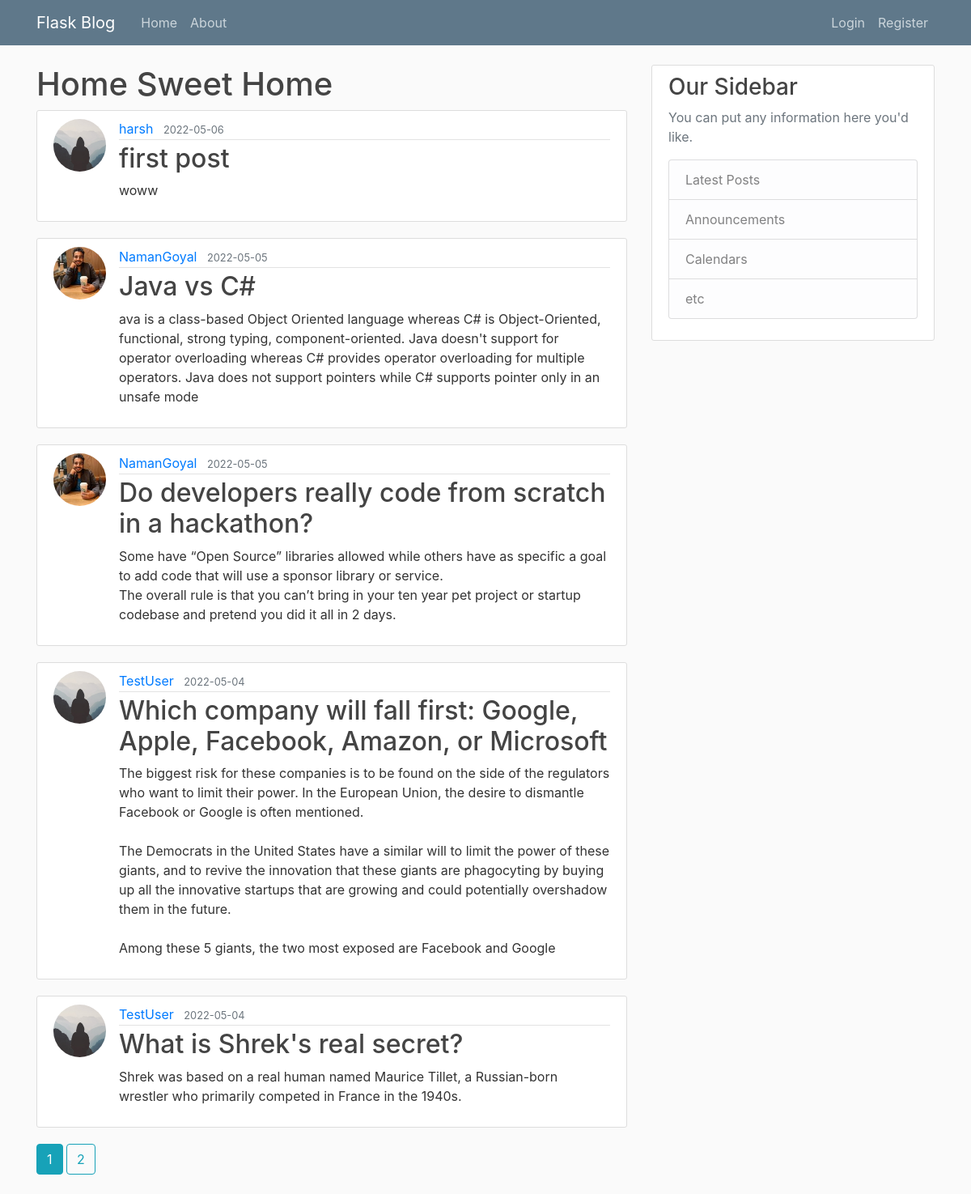
The page /home on the database its author committed.
### flaskblog/models.py (models this page shows, shortened)
class Post(db.Model):
    id = db.Column(db.Integer, primary_key=True)
    title = db.Column(db.String(100), nullable=False)
    date_posted = db.Column(db.DateTime, nullable=False, default=datetime.utcnow)
    content = db.Column(db.Text, nullable=False)
    user_id = db.Column(db.Integer, db.ForeignKey('user.id'), nullable=False)

class User(db.Model,UserMixin):
    id = db.Column(db.Integer,primary_key = True)
    username = db.Column(db.String(20),unique = True, nullable = False)
    email = db.Column(db.String(120),unique = True, nullable = False)
    image_file = db.Column(db.String(20),nullable = False, default = 'default.jpg')
    password = db.Column(db.String(60),nullable = False)
    posts = db.relationship('Post',backref='author',lazy = True)

### flaskblog/main/routes.py (the view)
@main.route("/")
@main.route("/home")
def home():
    page = request.args.get('page',default = 1, type = int)
    posts = Post.query.order_by(Post.date_posted.desc()).paginate(page = page,per_page = 5)
    return render_template('home.html',posts = posts)

### flaskblog/templates/home.html
{% extends "layout.html" %}
{% block content %}
    <h1>Home Sweet Home</h1>
    {% for post in posts.items %}
    <article class="media content-section">
      <img class ="rounded-circle article-img" src="{{url_for('static',filename='profile_pics/'+ post.author.image_file)}}">
        <div class="media-body">
          <div class="article-metadata">
            <a class="mr-2" href="{{ url_for('users.user_posts', username = post.author.username) }}">{{ post.author.username }}</a>
            <small class="text-muted">{{ post.date_posted.strftime('%Y-%m-%d') }}</small>
          </div>
          <h2><a class="article-title" href="{{url_for('posts.post',post_id = post.id)}}">{{ post.title }}</a></h2>
          <p class="article-content">{{ post.content }}</p>
        </div>
      </article>
      {% endfor %}
      {% for page_num in posts.iter_pages(left_edge=1, right_edge=1, left_current=1, right_current=2) %}
        {% if page_num %}
          {% if posts.page == page_num %}
            <a class="btn btn-info mb-4" href="{{ url_for('main.home', page=page_num) }}">{{ page_num }}</a>
          {% else %}
            <a class="btn btn-outline-info mb-4" href="{{ url_for('main.home', page=page_num) }}">{{ page_num }}</a>
          {% endif %}
        {% else %}
          ...
        {% endif %}
      {% endfor %}
  {% endblock content %}

### flaskblog/templates/layout.html (shortened to what this page needs)
<!DOCTYPE html>
<html lang="en">
<head>
    <link rel="stylesheet" href="https://cdn.jsdelivr.net/npm/bootstrap@4.3.1/dist/css/bootstrap.min.css">
    <link rel="stylesheet" type = "text/css" href=" {{url_for('static',filename='main.css')}}">
</head>
<body>
    <header class="site-header">
        <nav class="navbar navbar-expand-md navbar-dark bg-steel fixed-top">
          <div class="container">
            <a class="navbar-brand mr-4" href="/">Flask Blog</a>
            <div class="collapse navbar-collapse" id="navbarToggle">
              <div class="navbar-nav mr-auto">
                <a class="nav-item nav-link" href="{{ url_for('main.home') }}">Home</a>
                <a class="nav-item nav-link" href="{{ url_for('main.about') }}">About</a>
              </div>
              <div class="navbar-nav">
                {% if current_user.is_authenticated %}
                <a class="nav-item nav-link" href="{{ url_for('posts.new_post') }}">New Post</a>
                <a class="nav-item nav-link" href="{{ url_for('users.account') }}">Account</a>
                  <a class="nav-item nav-link" href="{{ url_for('users.logout') }}">Logout</a>
                {% else %}
                  <a class="nav-item nav-link" href="{{ url_for('users.login') }}">Login</a>
                  <a class="nav-item nav-link" href="{{ url_for('users.register') }}">Register</a>
                {% endif %}
              </div>
            </div>
          </div>
        </nav>
      </header>
      <main role="main" class="container">
        <div class="row">
          <div class="col-md-8">
            {% block content %}{% endblock %}
          </div>
          <div class="col-md-4">
            <div class="content-section">
              <h3>Our Sidebar</h3>
              <p class='text-muted'>You can put any information here you'd like.
                <ul class="list-group">
                  <li class="list-group-item list-group-item-light">Latest Posts</li>
                  <li class="list-group-item list-group-item-light">Announcements</li>
                  <li class="list-group-item list-group-item-light">Calendars</li>
                  <li class="list-group-item list-group-item-light">etc</li>
                </ul>
              </p>
            </div>
          </div>
        </div>
      </main>
</body>
</html>

### flaskblog/static/main.css (style rules this page uses)
body { background: #fafafa; color: #333333; margin-top: 5rem; }
h1, h2, h3, h4, h5, h6 { color: #444444; }
.bg-steel { background-color: #5f788a; }
.site-header .navbar-nav .nav-link { color: #cbd5db; }
.content-section { background: #ffffff; padding: 10px 20px; border: 1px solid #dddddd; border-radius: 3px; margin-bottom: 20px; }
.article-title { color: #444444; }
.article-content { white-space: pre-line; }
.article-img { height: 65px; width: 65px; margin-right: 16px; }
.article-metadata { padding-bottom: 1px; margin-bottom: 4px; border-bottom: 1px solid #e3e3e3 }

### rows shown on the page
Post: image_file (placeholder picture), author.username "harsh", date_posted "2022-05-06", title "first post", content "woww"
Post: image_file (picture), author.username "NamanGoyal", date_posted "2022-05-05", title "Java vs C#", content "ava is a class-based Object Oriented language whereas C# is Object-Oriented, functional, strong typing, component-oriented. Java doesn't support for operator overloading whereas C# provides operator overloading for multiple operators. Java does not support pointers while C# supports pointer only in an unsafe mode"
Post: image_file (picture), author.username "NamanGoyal", date_posted "2022-05-05", title "Do developers really code from scratch in a hackathon?", content "Some have “Open Source” libraries allowed while others have as specific a goal to add code that will use a sponsor library or service. The overall rule is that you can’t bring in your ten year pet project or startup codebase and pretend you did it all in 2 days."
Post: image_file (placeholder picture), author.username "TestUser", date_posted "2022-05-04", title "Which company will fall first: Google, Apple, Facebook, Amazon, or Microsoft", content "The biggest risk for these companies is to be found on the side of the regulators who want to limit their power. In the European Union, the desire to dismantle Facebook or Google is often mentioned. The Democrats in the United States have a similar will to limit the power of these giants, and to revive the innovation that these giants are phagocyting by buying up all the innovative startups that are growing and could potentially overshadow them in the future. Among these 5 giants, the two most exposed are Facebook and Google"
Post: image_file (placeholder picture), author.username "TestUser", date_posted "2022-05-04", title "What is Shrek's real secret?", content "Shrek was based on a real human named Maurice Tillet, a Russian-born wrestler who primarily competed in France in the 1940s."

### other values the page prints
{{ page_num }} "1"
{{ page_num }} "2"
